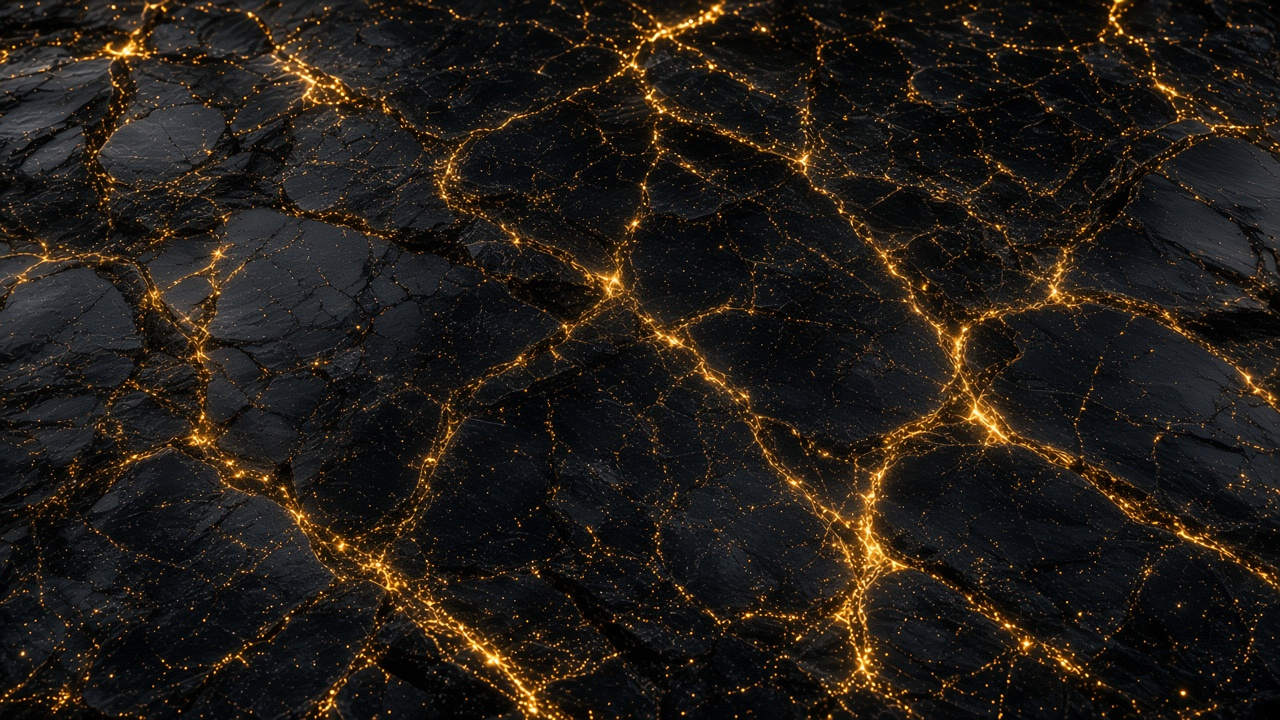
#> input picture production/ISSUE_01/bible/v12/plates/ground_plate.jpg, 1280 x 720 px, given in place of BIBLE_FINAL_master_hires.png, which was not available
$ python build_cover_v12.py
#> lines starting #> are read from the running program, lines starting #| are printed output that depends on the picture; after the words box and inside, x2 and y2 are one past the last pixel; in counts of white or black regions, pixels touching at a corner belong together; long printed decimals are rounded; pictures that were not available may be replaced by others from this repository, and a replacement may not be noted
#!/usr/bin/env python3
"""ISSUE01-COVER-V12 — full-length plate.

The locked hi-res figure, title and seal are resampled to the trim width
and shifted up. They are never mirrored, reflected or tiled.

Bleed, the sky under the feet and the ground come from generated plates
(plates/sky_plate.jpg, plates/ground_v12b.jpg). The title and the seal are
masked out of every sample used to grade that sky. The greaves and sabatons
are a generated plate (plates/greaves_plate.jpg), feathered under the hem.
"""
import os
import sys

import cv2
import numpy as np

sys.path.insert(0, os.path.dirname(os.path.abspath(__file__)))
import srgb

ROOT = os.path.abspath(os.path.join(os.path.dirname(__file__), ".."))
V12 = os.path.dirname(os.path.abspath(__file__))
HIRES = os.path.join(ROOT, "BIBLE_FINAL_master_hires.png")
PLATES = os.path.join(V12, "plates")

FW, FH = 2063, 3150
TW = 1988
BLEED_X = (FW - TW) // 2                 # 37
BLEED_Y = 37
TRIM = (BLEED_X, BLEED_Y, BLEED_X + TW, BLEED_Y + 3075)
SAFE = 75

# Greaves plate: skip the generated tabard, keep both greaves and both boots.
GREAVE_CROP = (340, 1060)
LEG_W = 1020
LEG_CX = 1036
HEM_Y0, HEM_Y1 = 2210, 2340


def load_rgb(path):
    bgr = cv2.imread(path, cv2.IMREAD_COLOR)
    if bgr is None:
        raise SystemExit("missing %s" % path)
    return cv2.cvtColor(bgr, cv2.COLOR_BGR2RGB).astype(np.float32)


def blur(img, sigma):
    if sigma <= 0:
        return img
    return cv2.GaussianBlur(img, (0, 0), sigma)


def smoothstep(t):
    t = np.clip(t, 0, 1)
    return t * t * (3 - 2 * t)


def kill_blue(img):
    r, g, b = img[:, :, 0], img[:, :, 1], img[:, :, 2]
    out = img.copy()
    out[:, :, 2] = np.minimum(b, np.maximum(r, g))
    return out


def lift_shadows(img, power=0.78, mix=0.45):
    """Open crushed blacks so engraving survives a thumbnail. Highlights stay."""
    x = np.clip(img / 255.0, 0, 1)
    y = np.power(x, power)
    return np.clip((x * (1 - mix) + y * mix) * 255.0, 0, 255)


def seal_top_row(art):
    h, w, _ = art.shape
    r, g, b = art[:, :, 0], art[:, :, 1], art[:, :, 2]
    zone = (r > 150) & (g > 115) & (b < 150) & (g > b + 20)
    x0, x1 = int(w * 0.78), int(w * 0.95)
    rows = zone[: int(h * 0.2), x0:x1].sum(1)
    ys = np.where(rows > 18)[0]
    for y in ys:
        if rows[y : y + 4].min() > 12:
            return int(y)
    return int(ys[0]) if len(ys) else 30


def dark_column_color(img, thresh=46.0):
    """Per-column mean of the dark sky pixels only. Title and seal are excluded."""
    lum = img.mean(2, keepdims=True)
    m = (lum < thresh).astype(np.float32)
    num = (img * m).sum(axis=0)
    den = m.sum(axis=0)[:, 0]
    good = den > 2
    col = np.zeros((img.shape[1], 3), np.float32)
    if good.sum() >= 8:
        col[good] = num[good] / den[good, None]
        idx = np.arange(img.shape[1])
        for c in range(3):
            col[:, c] = np.interp(idx, idx[good], col[good, c])
    else:
        flat = img.reshape(-1, 3)
        take = flat[np.argsort(flat.mean(1))[: max(16, flat.shape[0] // 6)]]
        col[:] = np.median(take, axis=0)
    return blur(col[None].astype(np.float32), 22)[0]


def fit_width(img, width):
    h = int(round(img.shape[0] * width / img.shape[1]))
    return cv2.resize(img, (width, h), interpolation=cv2.INTER_LANCZOS4)


# [5 lines left out: function grade_to_color, not called in this run]


def cover_with_sky(art):
    """One generated sky, scaled and cropped. Never mirrored, never tiled from the master.

    Two uniform scales of the same plate cover the tall sheet. They meet under
    a single crossfade behind the figure, where the locked art will hide the join.
    """
    src = kill_blue(load_rgb(os.path.join(PLATES, "sky_plate.jpg")))
    sh, sw = src.shape[:2]

    def uniform(height, x_bias):
        scale = height / float(sh)
        wide = cv2.resize(src, (int(round(sw * scale)), height), interpolation=cv2.INTER_LANCZOS4)
        if wide.shape[1] < FW:
            wide = cv2.resize(wide, (FW, height), interpolation=cv2.INTER_LANCZOS4)
        extra = wide.shape[1] - FW
        x0 = int(np.clip(extra * x_bias, 0, extra))
        return wide[:, x0 : x0 + FW]

    upper_h = 1680
    upper = uniform(upper_h, 0.25)
    lower = uniform(FH - upper_h + 240, 0.75)
    canvas = np.zeros((FH, FW, 3), np.float32)
    canvas[:upper_h] = upper
    yb = upper_h - 240
    f = smoothstep(np.linspace(0, 1, 240)).astype(np.float32)[:, None, None]
    canvas[yb : yb + 240] = upper[-240:] * (1 - f) + lower[:240] * f
    canvas[yb + 240 :] = lower[240 : 240 + (FH - (yb + 240))]
    # Grade only the rows that touch the locked art, using dark sky pixels.
    # Bright pixels (title, seal, lightning cores) are excluded from the target.
    h = art.shape[0]
    # The caller places the art at y_place; grading is applied later once y_place is known.
    return canvas


def feather_art_bottom(canvas, art, art_bottom, sky_under):
    """Ease the flank sky at the bottom of the locked art into the generated sky.

    The centre (the legs) is left alone. sky_under is the generated sky that
    sat here before the locked art was pasted. No full-width copy of the figure.
    """
    w = art.shape[1]
    x0 = BLEED_X
    fade_h = sky_under.shape[0]
    rows = np.arange(fade_h, dtype=np.float32)
    vert = smoothstep(rows / fade_h)[:, None]
    xx = np.arange(w, dtype=np.float32)
    left = smoothstep((LEG_CX - 80 - (x0 + xx)) / 160.0)
    right = smoothstep(((x0 + xx) - (LEG_CX + 80)) / 160.0)
    flank = np.clip(np.maximum(left, right), 0, 1)[None, :]
    a = (vert * flank)[..., None]
    locked = art[-fade_h:]
    canvas[art_bottom - fade_h : art_bottom, x0 : x0 + w] = locked * (1 - a) + sky_under * a


def paint_ground(canvas):
    g = fit_width(kill_blue(load_rgb(os.path.join(PLATES, "ground_v12b.jpg"))), FW)
    if g.shape[0] < 900:
        g = cv2.resize(g, (FW, 1100), interpolation=cv2.INTER_LANCZOS4)
    patch = np.zeros_like(canvas)
    patch[-g.shape[0] :] = g[-min(g.shape[0], FH) :]
    if g.shape[0] < FH:
        patch[-g.shape[0] :] = g
    yy = np.arange(FH, dtype=np.float32)[:, None]
    xx = np.arange(FW, dtype=np.float32)[None, :]
    wave = 34 * np.sin(xx / 130.0) + 22 * np.sin(xx / 53.0 + 0.7) + 12 * np.sin(xx / 19.0)
    # Long feather. A short one reads as a hard band at thumbnail size.
    alpha = smoothstep((yy - (2520 + wave)) / 380.0)
    canvas[:] = canvas * (1 - alpha[..., None]) + patch * alpha[..., None]
    return 2520


def paint_greaves(canvas):
    plate = lift_shadows(kill_blue(load_rgb(os.path.join(PLATES, "greaves_plate.jpg"))), mix=0.5)
    y0, y1 = GREAVE_CROP
    crop = plate[y0:y1]
    scale = LEG_W / crop.shape[1]
    nh = int(round(crop.shape[0] * scale))
    up = cv2.resize(crop, (LEG_W, nh), interpolation=cv2.INTER_LANCZOS4 if scale >= 1 else cv2.INTER_AREA)
    if scale > 1.02:
        soft = blur(up, 0.6)
        up = np.clip(up + 0.2 * (up - soft), 0, 255)
    x0 = int(round(LEG_CX - LEG_W / 2))
    # The hem of the locked art is the only colour match, and it fades within
    # a short distance so the greaves are not pulled down to black.
    top = min(HEM_Y1, FH - 1)
    ov = min(50, nh, top - HEM_Y0)
    if ov > 8:
        xa, xb = max(0, x0), min(FW, x0 + LEG_W)
        dst = canvas[HEM_Y0 : HEM_Y0 + ov, xa:xb]
        src = up[:ov, xa - x0 : xa - x0 + (xb - xa)]
        if src.shape == dst.shape and src.size:
            dark = src.mean(2) < 70
            if int(dark.sum()) > 30:
                offset = dst[dark].mean(0) - src[dark].mean(0)
                fade = np.linspace(1, 0, 80).astype(np.float32)[: min(80, nh), None, None]
                up[: fade.shape[0]] = np.clip(up[: fade.shape[0]] + offset * fade * 0.35, 0, 255)
    # Silhouette from the plate itself: gold engraving plus the dark armour
    # between the plates, feathered. The corners of the plate stay out.
    r, g, b = up[:, :, 0], up[:, :, 1], up[:, :, 2]
    gold = ((r > 80) & (g > 45) & (r > b + 12)).astype(np.float32)
    gold = cv2.dilate(gold, np.ones((9, 9), np.uint8))
    # armour is the darker structured mass inside the gold outline
    yy = np.linspace(0, 1, nh)[:, None]
    xx = np.linspace(-1, 1, LEG_W)[None, :]
    # Stay inside the legs. The plate's side sky must not paint a rectangle.
    half = 0.34 + 0.16 * yy
    trap = (np.abs(xx) < half).astype(np.float32)
    trap = cv2.GaussianBlur(trap, (0, 0), 16)
    detail = gold
    detail = cv2.GaussianBlur(detail, (0, 0), 6)
    mask = np.clip(trap * 0.85 + detail * 0.55, 0, 1)
    # top feather into the tabard, bottom feather into the ground plate
    mask *= smoothstep(np.arange(nh) / 70.0)[:, None]
    mask *= 1 - smoothstep((np.arange(nh) - (nh - 90)) / 90.0)[:, None]
    # place so the feather begins at the hem
    y_put = HEM_Y0 - 30
    placed = np.zeros_like(canvas)
    cover = np.zeros((FH, FW), np.float32)
    yb = min(FH, y_put + nh)
    xb0, xb1 = max(0, x0), min(FW, x0 + LEG_W)
    sy, sx = max(0, -y_put), max(0, -x0)
    ph, pw = yb - max(y_put, 0), xb1 - xb0
    placed[max(y_put, 0) : yb, xb0:xb1] = up[sy : sy + ph, sx : sx + pw]
    cover[max(y_put, 0) : yb, xb0:xb1] = mask[sy : sy + ph, sx : sx + pw]
    # keep the locked art fully opaque above the hem
    cover[:HEM_Y0] = 0
    a = cover[..., None]
    canvas[:] = canvas * (1 - a) + placed * a
    return (x0, y_put, LEG_W, nh, float(scale), float(up[nh // 2].mean()))


# [68 lines left out: functions suppress_edge_lightning, corr, assert_clean, not called in this run]


def main():
    hires = load_rgb(HIRES)
#> in load_rgb, bgr is the input picture: shape (720, 1280, 3); mean B, G, R 23, 28.4, 33.9
    art = cv2.resize(
        hires, (TW, int(round(hires.shape[0] * TW / hires.shape[1]))), interpolation=cv2.INTER_AREA
    )
    seal = seal_top_row(art)
#> in seal_top_row, `zone = (r > 150) & (g > 115) & (b < 150) & (g > b + 20)`:
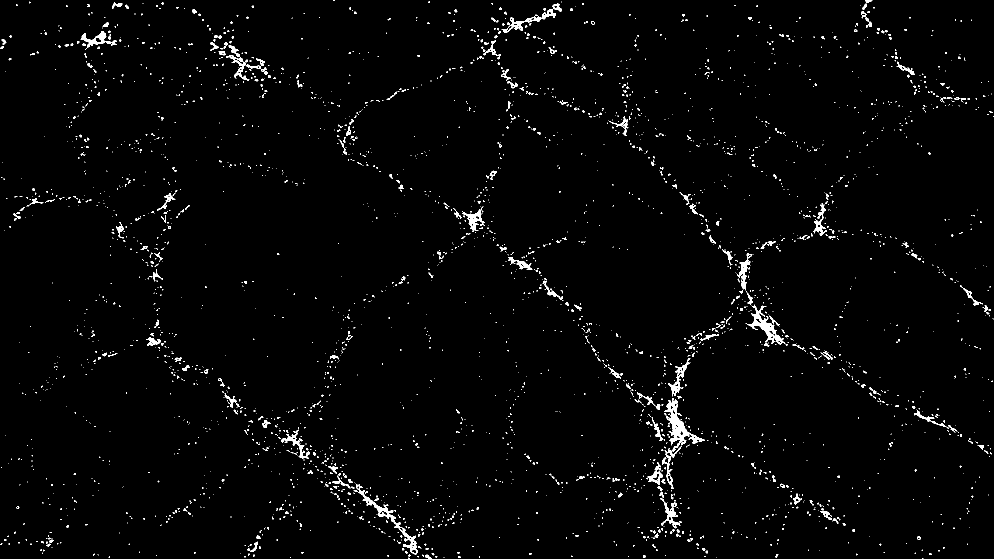
#> zone: shape (1118, 1988) bool (shown at 1/2 size); 1.8% white; 3250 white regions (2970 under 20 px), largest, box (x1, y1, x2, y2) and area: (1328, 796, 1410, 896) 2047, (712, 968, 836, 1109) 1581, (1494, 609, 1576, 691) 1453
#> in seal_top_row, `rows = zone[: int(h * 0.2), x0:x1].sum(1)`: rows = 223 values, max 22 at index 70, min 0 at index 5, mean 5.95
#> in seal_top_row, `ys = np.where(rows > 18)[0]`: ys = [70, 132, 138, 139]
#> the loop in seal_top_row, `for y in ys:` made 4 passes
#> y on passes 1 to 4: 70, 132, 138, 139
#> seal = 70
    y_place = (TRIM[1] + SAFE + 22) - seal
#> y_place = 64
    h, w = art.shape[:2]
    print("art", art.shape, "seal_row", seal, "y_place", y_place, "art_bottom", y_place + h)
#| art (1118, 1988, 3) seal_row 70 y_place 64 art_bottom 1182

    canvas = cover_with_sky(art)
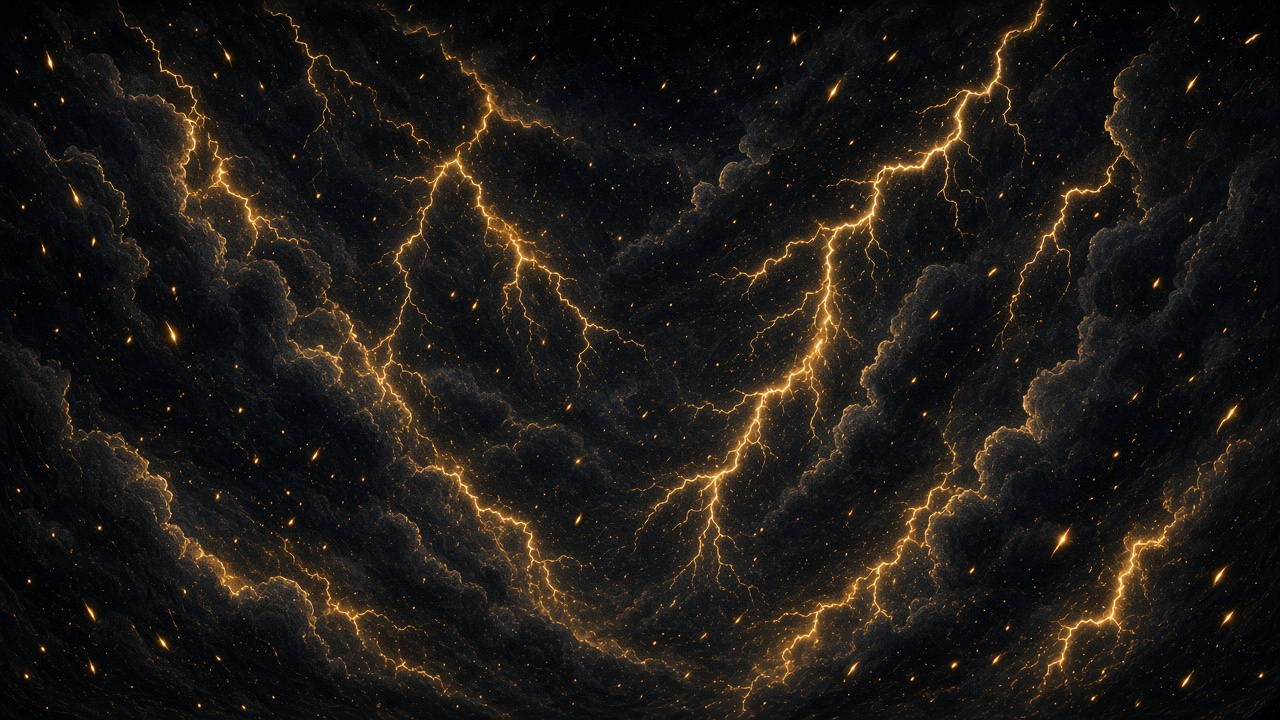
#> input picture production/ISSUE_01/bible/v12/plates/sky_plate.jpg, 1280 x 720 px
#> in load_rgb, bgr is the input picture: shape (720, 1280, 3); mean B, G, R 22.1, 25.9, 29.6
    art_bottom = y_place + h
#> art_bottom = 1182
    # Match the sky just above the art to the dark pixels of the art's top.
    # The target is a blurred column color, so letter shapes cannot print into it.
    tone = np.zeros((FW, 3), np.float32)
    tone[BLEED_X : BLEED_X + w] = dark_column_color(art[:22], thresh=40)
#> in dark_column_color, `num = (img * m).sum(axis=0)`: num = 1988 rows, first 8: [261.4, 263.8, 256.4], [298.1, 301.6, 296.8], [295.4, 298.8, 294.1], [354.6, 353.5, 347.2], [372.2, 370.4, 363.5], [283.2, 278.5, 262.8], [299, 291.9, 276.2], [304.1, 296.2, 280.6]
#> in dark_column_color, `den = m.sum(axis=0)[:, 0]`: den = 1988 values, max 22 at index 38, min 0 at index 223, mean 18.68
#> after the loop in dark_column_color, `for c in range(3):`: col = 1988 rows, first 8: [14.52, 14.66, 14.24], [15.69, 15.87, 15.62], [15.54, 15.73, 15.48], [17.73, 17.68, 17.36], [18.61, 18.52, 18.17], [16.66, 16.38, 15.46], [17.59, 17.17, 16.25], [17.89, 17.43, 16.5]
    tone[:BLEED_X] = tone[BLEED_X]
    tone[BLEED_X + w :] = tone[BLEED_X + w - 1]
    if y_place >= 36:
        # Gain only. Replacing rows with a flat colour leaves a band, and it
        # can pick up the title's horizontal brightness.
        band = canvas[y_place - 36 : y_place]
        local = blur(band.mean(axis=0, keepdims=True), 24)
#> local = 2063 rows, first 8: [8.4, 9.08, 8.73], [8.4, 9.08, 8.73], [8.41, 9.09, 8.73], [8.43, 9.1, 8.74], [8.45, 9.11, 8.74], [8.48, 9.13, 8.75], [8.52, 9.16, 8.76], [8.56, 9.18, 8.78]
        gain = np.clip((tone[None] + 4.0) / (local + 4.0), 0.55, 1.45)
#> gain = 2063 rows, first 8: [1.45, 1.45, 1.45], [1.45, 1.45, 1.45], [1.45, 1.45, 1.45], [1.45, 1.45, 1.45], [1.45, 1.45, 1.45], [1.45, 1.45, 1.45], [1.45, 1.45, 1.45], [1.45, 1.45, 1.45]
        ramp = smoothstep(np.linspace(0, 1, 36)).astype(np.float32)[:, None, None]
        canvas[y_place - 36 : y_place] = np.clip(band * (1 + (gain - 1) * ramp), 0, 255)
    fade_h = 110
    sky_under = canvas[art_bottom - fade_h : art_bottom, BLEED_X : BLEED_X + w].copy()
    canvas[y_place : y_place + h, BLEED_X : BLEED_X + w] = art
    feather_art_bottom(canvas, art, art_bottom, sky_under)
    ground_line = paint_ground(canvas)
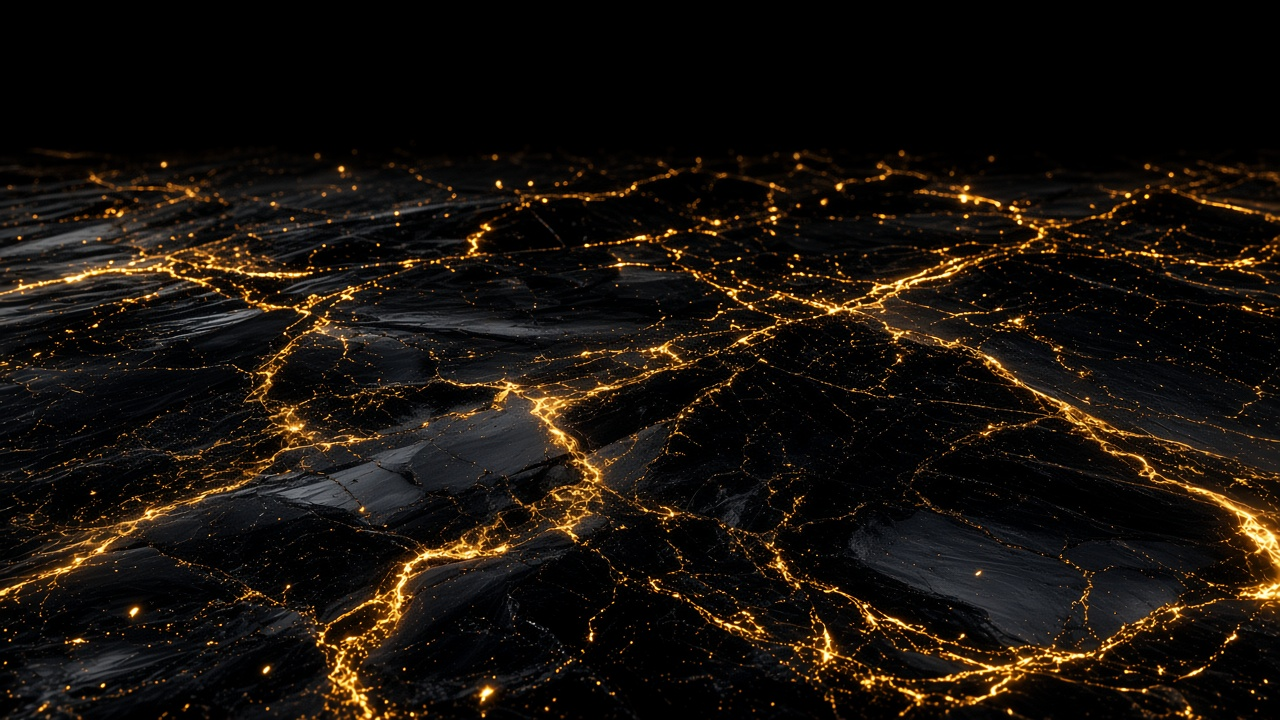
#> input picture production/ISSUE_01/bible/v12/plates/ground_v12b.jpg, 1280 x 720 px
#> in load_rgb, bgr is the input picture: shape (720, 1280, 3); mean B, G, R 12.5, 18.2, 24.2
#> in fit_width, `h = int(round(img.shape[0] * width / img.shape[1]))`: h = 1160
#> in paint_ground, `canvas[:] = canvas * (1 - alpha[..., None]) + patch * alpha[..., None]`:
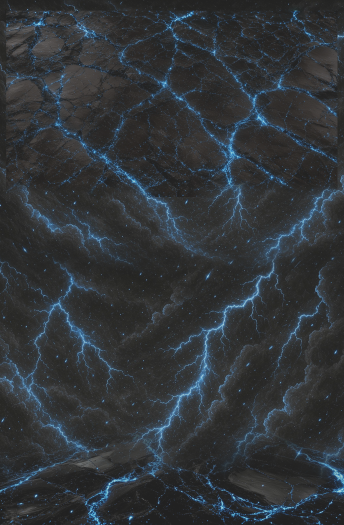
#> canvas: shape (3150, 2063, 3) float32 (shown at 1/6 size); mean of channels 0, 1, 2 34.1, 28.7, 22.4; drawn with min black and max white
#> ground_line = 2520
    leg_box = paint_greaves(canvas)
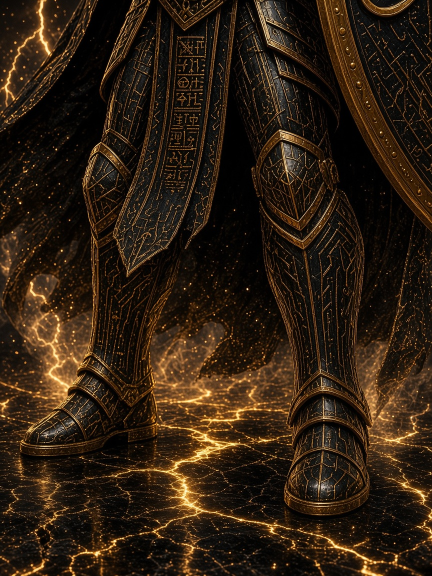
#> input picture production/ISSUE_01/bible/v12/plates/greaves_plate.jpg, 864 x 1152 px (shown at 1/2 size)
#> in load_rgb, bgr is the input picture: shape (1152, 864, 3); mean B, G, R 17.1, 31.6, 46.8
#> in paint_greaves, `up = cv2.resize(crop, (LEG_W, nh), interpolation=cv2.INTER_LANCZOS4 if..`:
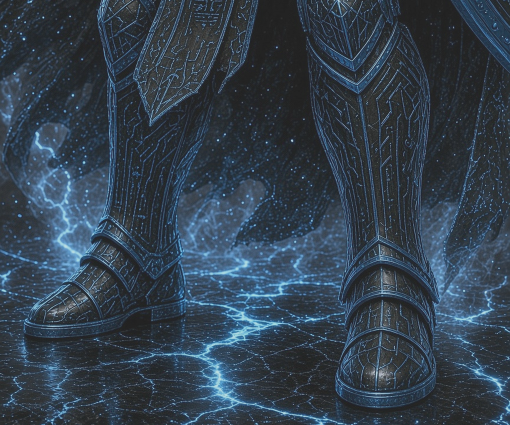
#> up: shape (850, 1020, 3) float32 (shown at 1/2 size); mean of channels 0, 1, 2 59.8, 41.7, 23.2; drawn with min black and max white
#> in paint_greaves, `dst = canvas[HEM_Y0 : HEM_Y0 + ov, xa:xb]`:
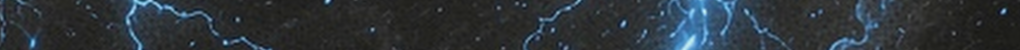
#> dst: shape (50, 1020, 3) float32; mean of channels 0, 1, 2 42.8, 36.4, 28; drawn with min black and max white
#> in paint_greaves, `offset = dst[dark].mean(0) - src[dark].mean(0)`: offset = [14.32, 17.82, 18.18]
#> leg_box = (526, 2180, 1020, 850, 1.18, 52.59)
    # locked interior, above the hem, clear of the lightning gutter
    inset = 70
    y_lock = min(HEM_Y0, y_place + h)
#> y_lock = 1182
    exact = canvas[y_place:y_lock, BLEED_X + inset : BLEED_X + w - inset]
    src = art[: y_lock - y_place, inset : w - inset]
    diff = float(np.abs(exact - src).mean()) if exact.shape == src.shape else 999
#> diff = 0.985
    print("locked-region mean abs", round(diff, 4), "leg", leg_box, "ground", ground_line)
#| locked-region mean abs 0.9853 leg (526, 2180, 1020, 850, 1.181, 52.589) ground 2520
    if diff > 0.05:
#> (the run stopped early here; a loop or call above may not have finished)
